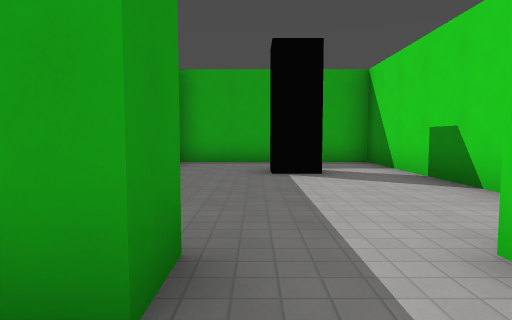
view 1 (above)

22 first-person views from a walk through a Godot game level. The camera is 1.3 m above the floor, tilts 4° down and sees 75° across. The floor is counted in squares, 2 m on a side. Each view is taken from the middle of a square. On the plan, view 1 faces up. The plan holds only what a view shows up to about 10 squares ahead; the rest is blank. The place goes on beyond the plan. Characters and animated objects are not drawn. Surface patterns are stand-ins for the level's own textures.

view 2
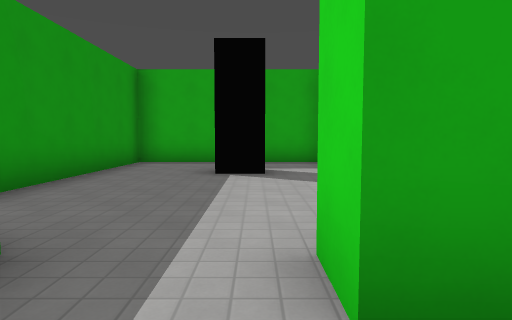

view 3
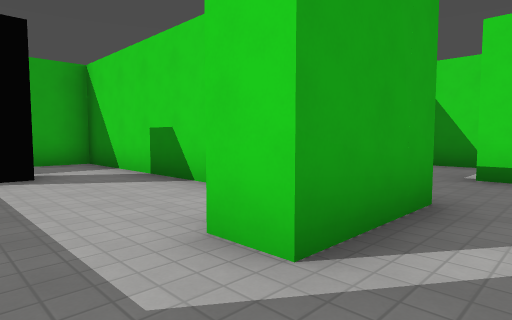

view 4
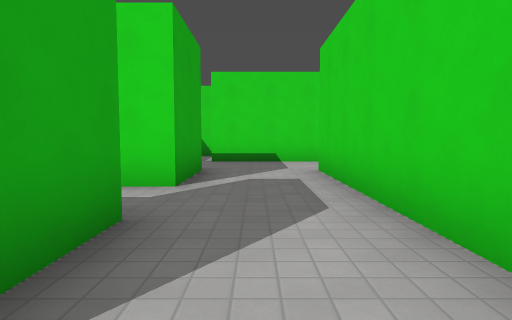

view 5
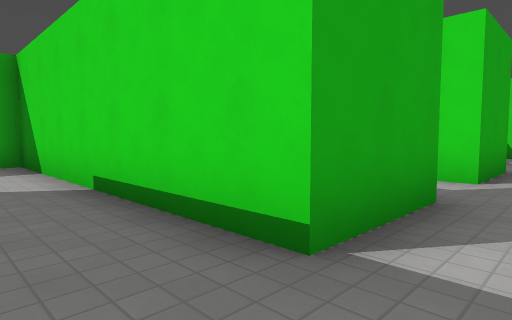

view 6
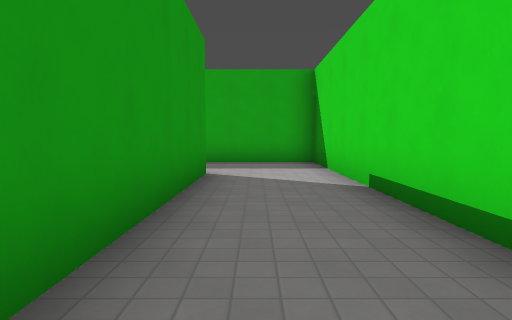

view 7
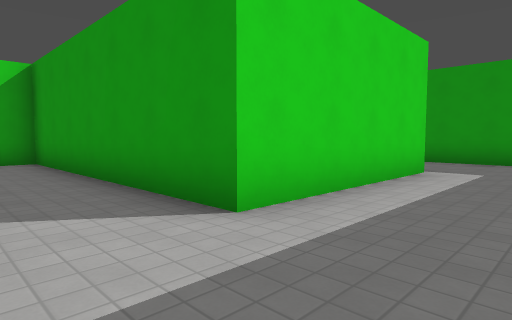

view 8
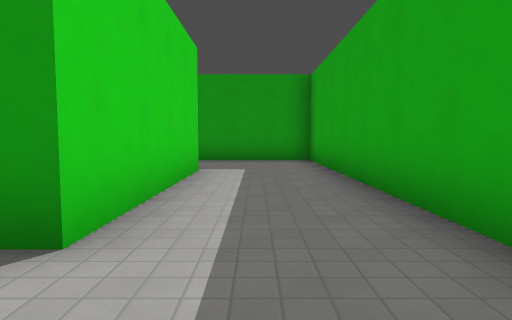

view 9
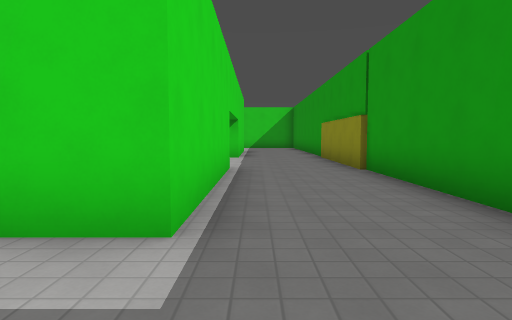

view 10
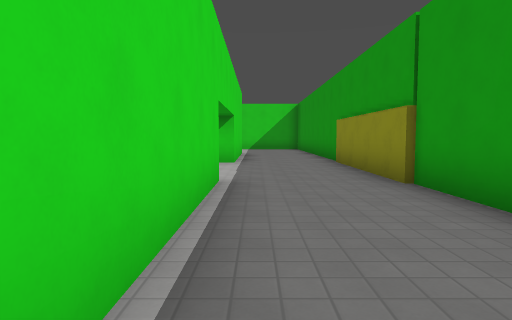

view 11
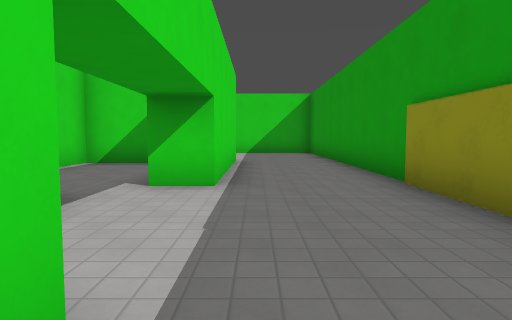

view 12
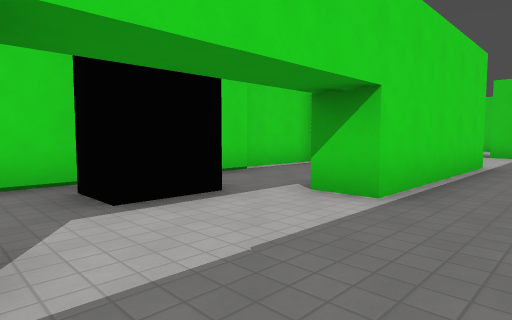

view 13
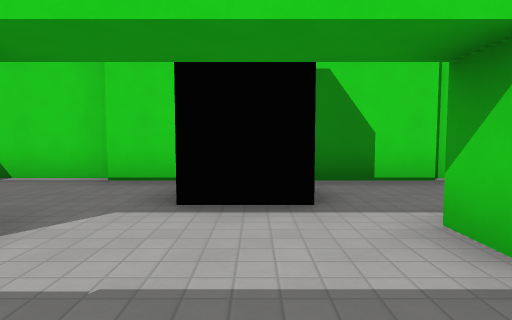

view 14
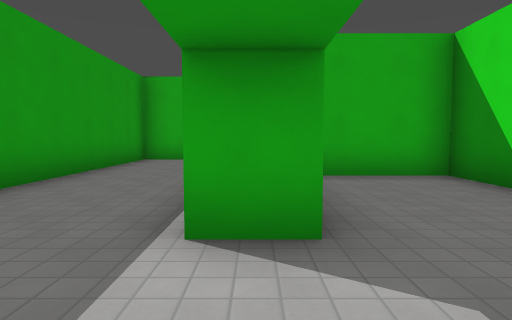

view 15
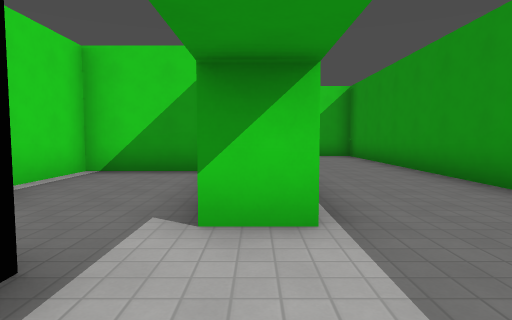

view 16
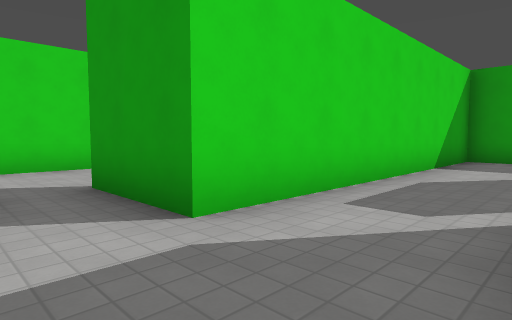

view 17
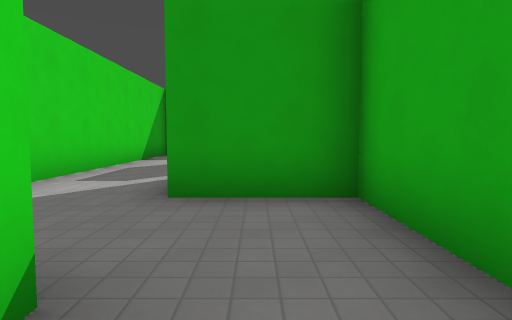

view 18
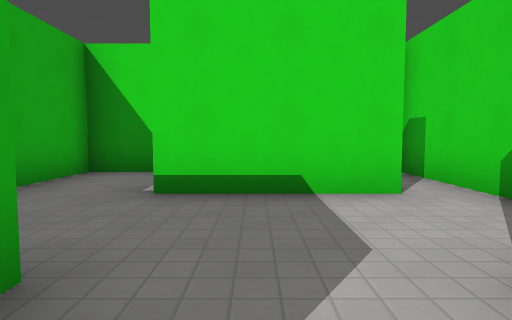

view 19
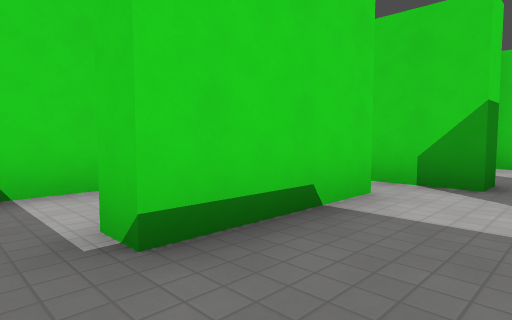

view 20
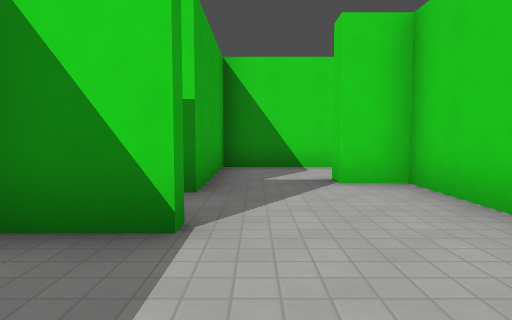

view 21
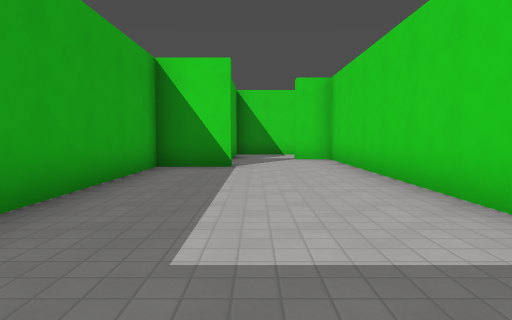

view 22
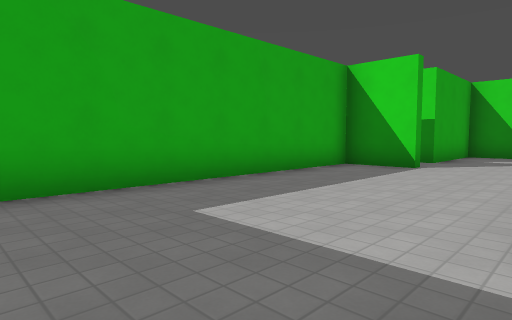

### Floor plan
Ten units are one square. View 1 is at (0, 0); x grows to the right and y downward. Boxes are objects, and circles mark ways between rooms. Rooms are numbered by the first view taken in them; rooms with no view inside come last. Other rooms are left out.
<svg viewBox="-127 -90 213 180">
<path fill="none" stroke="#000" d="M-4 -11 -25 -11M-24 12 32 12M35 -11 13 -11M-85 -11 -95 -11 -95 -59 -49 -59 -49 12 -24 12M-58 -12 -58 -46 -79 -46M-61 38 -61 -12M-25 -11 -25 -85 -122 -85 -122 85M-80 61 -58 61 -58 38M-95 72 -95 24 -85 24M58 -12 64 -12M64 -31 35 -31 35 -11M81 -5 81 -31 64 -31M49 27 81 27M-12 61 45 61M32 18 -35 18M49 33 49 27M28 -38 28 -85 -20 -85 -20 -38M-4 -19 -4 -11M13 -11 13 -19M45 61 58 61 58 52 61 52M81 58 81 33 49 33M58 18 58 -12"/>
<rect x="-85" y="-5" width="20" height="20" fill="#bbb"><title>block</title></rect>
<rect x="25" y="25" width="10" height="10" fill="#bbb"><title>box</title></rect>
<rect x="5" y="-65" width="10" height="10" fill="#bbb"><title>block</title></rect>
<circle cx="-15" cy="0" r="3" fill="#2a7"/>
<circle cx="5" cy="-15" r="3" fill="#2a7"/>
<circle cx="25" cy="0" r="3" fill="#2a7"/>
<circle cx="60" cy="-20" r="3" fill="#2a7"/>
<circle cx="45" cy="-10" r="3" fill="#2a7"/>
<circle cx="60" cy="20" r="3" fill="#2a7"/>
<circle cx="55" cy="45" r="3" fill="#2a7"/>
<circle cx="45" cy="10" r="3" fill="#2a7"/>
<text x="0" y="0">1</text>
<text x="-80" y="-10">2</text>
<text x="50" y="-20">3</text>
<text x="70" y="0">4</text>
<text x="0" y="40">5</text>
<text x="0" y="-50">6</text>
<text x="60" y="50">7</text>
<text x="40" y="0">8</text>
</svg>
Room 1 opens to room 2. Room 1 opens to room 6. Room 1 opens to room 8. Room 3 opens to room 4. Room 3 opens to room 8. Room 4 opens to room 5. Room 5 opens to room 7. Room 5 opens to room 8.

Where each view was taken, in squares from view 1:
view 1: 0 up, 0 right, facing up
view 2: 0 up, 1 right, facing up
view 3: 0 up, 0 right, facing up-right
view 4: 0 up, 3 left, facing right
view 5: 0 up, 4 left, facing up-right
view 6: 0 up, 4 left, facing up
view 7: 8 up, 3 left, facing down-left
view 8: 7 up, 3 left, facing left
view 9: 8 up, 10 left, facing down
view 10: 6 up, 10 left, facing down
view 11: 2 up, 10 left, facing down
view 12: 1 up, 11 left, facing down-right
view 13: 1 down, 11 left, facing right
view 14: 1 down, 9 left, facing up
view 15: 0 up, 9 left, facing down
view 16: 1 up, 5 right, facing down-left
view 17: 2 up, 7 right, facing left
view 18: 0 up, 2 right, facing right
view 19: 2 up, 4 right, facing down-right
view 20: 4 down, 1 right, facing right
view 21: 4 down, 4 left, facing right
view 22: 6 down, 4 left, facing up-right
